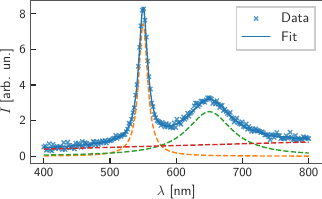

Python code for this plot:
###################################################################
# This file shows how to create a plot that integrates seamlessly
# with the quantumarticle document class using matplotlib and rsmf.
###################################################################

import numpy as np
import matplotlib.pyplot as plt
import rsmf

# Get formatter specifications from tex file
fmt = rsmf.setup("quantum-template.tex")

# Generate dummy spectral data
x = np.linspace(400, 800, 200)
y = (
    30 / (4 + ((x - 550) / 4) ** 2)
    + 30 / (12 + ((x - 650) / 12) ** 2)
    + 0.001 * x
    + np.random.normal(0, 0.1, 200)
)

fig = fmt.figure()

# plot data
data = plt.scatter(x, y, color="C0", alpha=0.7, marker="x")

# plot fits
y_fit1 = 30 / (4 + ((x - 550) / 4) ** 2)
plt.plot(x, y_fit1, color="C1", ls="--")

y_fit2 = 30 / (12 + ((x - 650) / 12) ** 2)
plt.plot(x, y_fit2, color="C2", ls="--")

y_fit3 = 0.001 * x
plt.plot(x, y_fit3, color="C3", ls="--")

y_fit = y_fit1 + y_fit2 + y_fit3
(fit,) = plt.plot(x, y_fit, color="C0")

plt.xlabel("$\\lambda$ [nm]")
plt.ylabel("$I$ [arb. un.]")
plt.legend([data, fit], ["Data", "Fit"])
plt.tight_layout(pad=0.0)

# Save the figure in PDF format
plt.savefig("example-plotpdf")
